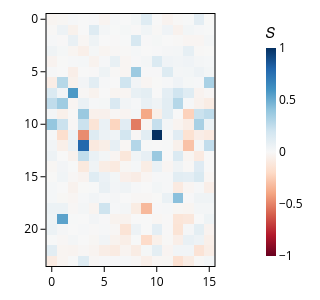

The notebook cell saved with this chart:
### Code cell
pu.plot_attn(norm_s_attn_denoising, labels, image_dir / s_dataset.type.value / "symbolic_denoising.png")

### Figure 1 — Plotly figure (JSON) as saved in the notebook; plotly's stock layout.template omitted (floating-point values rounded to 4 significant figures; data arrays with more than 128 entries replaced by an {"elided": "..."} marker saying what was removed)
{"data": [{"coloraxis": "coloraxis", "hovertemplate": "Head: %{x}<br>Layer: %{y}<br>color: %{z}<extra></extra>", "name": "0", "type": "heatmap", "xaxis": "x", "yaxis": "y", "z": {"elided": "24x16 float values"}}], "layout": {"coloraxis": {"cmid": 0, "colorbar": {"len": 1, "lenmode": "fraction", "thickness": 10, "thicknessmode": "pixels", "title": {"text": "𝑆"}}, "colorscale": [[0, "rgb(103,0,31)"], [0.1, "rgb(178,24,43)"], [0.2, "rgb(214,96,77)"], [0.3, "rgb(244,165,130)"], [0.4, "rgb(253,219,199)"], [0.5, "rgb(247,247,247)"], [0.6, "rgb(209,229,240)"], [0.7, "rgb(146,197,222)"], [0.8, "rgb(67,147,195)"], [0.9, "rgb(33,102,172)"], [1, "rgb(5,48,97)"]]}, "font": {"color": "black", "size": 12}, "height": 300, "margin": {"b": 10, "l": 10, "r": 10, "t": 10}, "title": {"font": {"size": 14}}, "width": 300, "xaxis": {"anchor": "y", "constrain": "domain", "domain": [0, 1], "linecolor": "black", "linewidth": 1, "mirror": true, "scaleanchor": "y", "showline": true, "tickcolor": "black", "ticks": "outside", "tickwidth": 1, "title": {}}, "yaxis": {"anchor": "x", "autorange": "reversed", "constrain": "domain", "domain": [0, 1], "linecolor": "black", "linewidth": 1, "mirror": true, "showline": true, "tickcolor": "black", "ticks": "outside", "tickwidth": 1, "title": {}}}}
